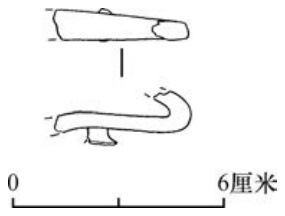
#> input picture agent-orchestration workspace/specs/l2_sample.png, 285 x 216 px
$ python -i seg.py   (imports and definitions only)
#> lines starting #> are read from the running program, lines starting #| are printed output that depends on the picture; after the words box and inside, x2 and y2 are one past the last pixel; in counts of white or black regions, pixels touching at a corner belong together
"""OpenCV contour segmentation producing pixel-level views (T-006).

Each kept contour becomes one :class:`archaeopairs.models.View`: its mask is
filled from the contour itself (never a bbox rectangle), encoded as RLE over
the full image, and numbered in reading order (top-to-bottom, left-to-right).
No bbox cutting and no pixel inpainting happen here.
"""

from __future__ import annotations

from pathlib import Path

import cv2
import numpy as np

from archaeopairs.models import View
from archaeopairs.vision.rle import rle_encode


# [17 lines left out: function load_image, not called in this run]


def _as_gray(gray) -> np.ndarray:
    array = np.asarray(gray)
    if array.ndim == 3:
        if array.shape[2] == 4:
            array = cv2.cvtColor(array, cv2.COLOR_BGRA2GRAY)
        else:
            array = cv2.cvtColor(array, cv2.COLOR_BGR2GRAY)
    if array.ndim != 2:
        raise ValueError(f"gray image must be 2-D, got shape {array.shape}")
    if array.dtype != np.uint8:
        array = np.clip(array, 0, 255).astype(np.uint8)
    return array


def _bbox(contour: np.ndarray) -> tuple[int, int, int, int]:
    x, y, width, height = cv2.boundingRect(contour)
    return int(x), int(y), int(x) + int(width), int(y) + int(height)


def _contains(outer: np.ndarray, inner: np.ndarray) -> bool:
    """True when every ``inner`` vertex lies inside/on the ``outer`` polygon."""
    return all(cv2.pointPolygonTest(outer, (float(px), float(py)), False) >= 0
               for px, py in inner.reshape(-1, 2))


def _reading_key(item: dict) -> tuple[int, int, int, int]:
    x0, y0, x1, y1 = item["bbox"]
    return y0, x0, y1, x1


def _raw_ink(binary: np.ndarray, min_area: float) -> np.ndarray:
    """Ink mask restricted to raw connected components of area >= ``min_area``."""
    count, labels, stats, _centroids = cv2.connectedComponentsWithStats(
        binary, connectivity=8
    )
    ink = binary.copy()
    for label in range(1, count):
        if stats[label, cv2.CC_STAT_AREA] >= min_area:
            continue
        ink[labels == label] = 0
    return ink


def _masked_ink(contour: np.ndarray, ink: np.ndarray) -> int:
    """Count raw ink pixels lying inside ``contour`` (same image coordinates)."""
    local = np.zeros(ink.shape, dtype=np.uint8)
    cv2.drawContours(local, [contour], -1, 255, thickness=cv2.FILLED)
    return int(np.count_nonzero(local.astype(np.bool_) & ink.astype(np.bool_)))

def extract_contours(gray, dilate_k: int = 5, min_area: float = 15.0):
    """Find line-drawing contours via OTSU + dilation + ``RETR_CCOMP``.

    The OTSU binary is inverted (ink -> 255).  Raw ink connected components
    smaller than ``min_area`` are dropped first (so a few-pixel speck cannot
    be inflated by the closing step); the remaining ink is dilated with a
    ``dilate_k`` ellipse (closing dotted/anti-aliased strokes into one
    component), contours are found with ``RETR_CCOMP`` and each bbox is
    expanded by the dilation radius.

    Holes (child contours of a parent in the CCOMP hierarchy) and contours
    whose every vertex falls inside a larger contour go to ``removed``.
    ``kept``/``removed`` hold ``{"bbox", "area", "contour", "hole"}`` dicts
    in reading order; ``area`` is the raw ink pixel count inside the contour
    and ``bbox`` is ``(x0, y0, x1, y1)`` (right/bottom exclusive).  ``binary``
    is the inverted OTSU image (uint8, 0/255) before filtering/dilation.
    """
    source = _as_gray(gray)
    _threshold, binary = cv2.threshold(
        source, 0, 255, cv2.THRESH_BINARY_INV + cv2.THRESH_OTSU
    )
    ink = _raw_ink(binary, float(min_area))
    kernel_size = max(1, int(dilate_k))
    kernel = cv2.getStructuringElement(
        cv2.MORPH_ELLIPSE, (kernel_size, kernel_size)
    )
    dilated = cv2.dilate(ink, kernel)
    contours, hierarchy = cv2.findContours(
        dilated, cv2.RETR_CCOMP, cv2.CHAIN_APPROX_SIMPLE
    )
    if hierarchy is None:
        contours, hierarchy = [], np.empty((1, 4), dtype=np.int32)
    hierarchy = hierarchy.reshape(-1, 4)
    pad = kernel_size // 2
    height, width = binary.shape

    items: list[dict] = []
    for index, contour in enumerate(contours):
        x0, y0, x1, y1 = _bbox(contour)
        x0, y0 = max(0, x0 - pad), max(0, y0 - pad)
        x1, y1 = min(width, x1 + pad), min(height, y1 + pad)
        items.append({
            "bbox": (x0, y0, x1, y1),
            "area": _masked_ink(contour, ink),
            "contour": contour,
            "hole": int(hierarchy[index][3]) >= 0,
            "index": index,
        })

    kept: list[dict] = []
    removed: list[dict] = []
    for item in sorted(items, key=_reading_key):
        enclosing = any(
            other["index"] != item["index"]
            and not other["hole"]
            and other["area"] > item["area"]
            and _contains(other["contour"], item["contour"])
            for other in items
        )
        if item["area"] < float(min_area) or item["hole"] or enclosing:
            target, hole = removed, item["hole"] or enclosing
            target.append({"bbox": item["bbox"], "area": item["area"],
                           "contour": item["contour"], "hole": bool(hole)})
        else:
            kept.append({"bbox": item["bbox"], "area": item["area"],
                         "contour": item["contour"], "hole": False})
    return kept, removed, binary

# [49 lines left out: functions filled_mask, mask_iou, segment_views, not called in this run]

>>> import cv2
>>> picture = cv2.imread('../../../agent-orchestration workspace/specs/l2_sample.png', cv2.IMREAD_GRAYSCALE)
#> picture is the input picture: shape (216, 285); min 0, max 255, mean 245.1
>>> result = extract_contours(picture)
#> in extract_contours, `_threshold, binary = cv2.threshold( source, 0, 255, cv2.THRESH_BINARY_..`:
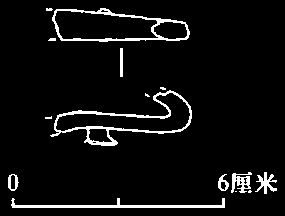
#> binary: shape (216, 285); 5.6% white; 15 white regions (6 under 20 px), largest, box (x1, y1, x2, y2) and area: (50, 90, 192, 146) 1104, (52, 8, 190, 42) 840, (11, 198, 225, 208) 701
#> in _raw_ink, `count, labels, stats, _centroids = cv2.connectedComponentsWithStats( b..`:
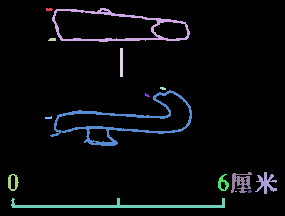
#> labels: shape (216, 285) int32; 16 distinct labels, from 0 to 15; one colour per label, 0 black
#> in _raw_ink, `count, labels, stats, _centroids = cv2.connectedComponentsWithStats( b..`: count = 16; stats = 16 rows, first 6: [0, 0, 285, 216, 58114], [46, 8, 7, 3, 18], [52, 8, 138, 34, 840], [48, 38, 8, 3, 21], [120, 48, 3, 29, 87], [160, 87, 6, 3, 14]
#> in extract_contours, `dilated = cv2.dilate(ink, kernel)`:
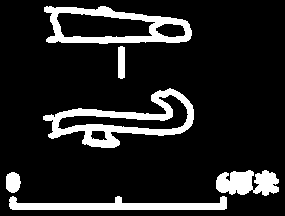
#> dilated: shape (216, 285); 13.6% white; 6 white regions
#> in extract_contours, `contours, hierarchy = cv2.findContours( dilated, cv2.RETR_CCOMP, cv2.C..`: contours = 10 contours; largest, box (x1, y1, x2, y2) and area: (44, 6, 192, 44) 4143, (43, 88, 194, 148) 4108, (56, 12, 156, 38) 1883, (57, 94, 189, 130) 1558, (9, 196, 227, 210) 1416
#> the loop in extract_contours, `for index, contour in enumerate(contours):` made 10 passes
#> (x in _bbox, y in _bbox, width in _bbox, height in _bbox, x0, y0, x1, y1) on passes 1 to 10: (9, 196, 218, 14, 7, 194, 229, 212), (6, 172, 15, 21, 4, 170, 23, 195), (216, 170, 63, 26, 214, 168, 281, 198), (43, 88, 151, 60, 41, 86, 196, 150), (90, 130, 18, 11, 88, 128, 110, 143), (57, 94, 132, 36, 55, 92, 191, 132), (118, 46, 7, 33, 116, 44, 127, 81), (44, 6, 148, 38, 42, 4, 194, 46), (155, 23, 31, 15, 153, 21, 188, 40), (56, 12, 100, 26, 54, 10, 158, 40)
#> after the loop in extract_contours, `for index, contour in enumerate(contours):`: items = 10 items
#> in _reading_key, `x0, y0, x1, y1 = item["bbox"]`: x0 = 7; y0 = 194; x1 = 229; y1 = 212
#> the loop in extract_contours, `for item in sorted(items, key=_reading_key):` made 10 passes
#> after the loop in extract_contours, `for item in sorted(items, key=_reading_key):`: kept = 6 items
